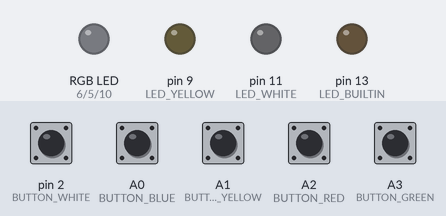
Recording of a sketch running on a simulated Arduino Uno, built with avr-gcc and run on an emulated ATmega328P. On the bench: an RGB LED mixed from three pins (HIGH = lit), output pins drawn as LEDs (lit = HIGH). The test bench sets the inputs (shaded band); at power-on: A0 (BUTTON_BLUE), A1 (BUTTON_YELLOW), A2 (BUTTON_RED), A3 (BUTTON_GREEN), pin 2 (BUTTON_WHITE) LOW.

Above: at 19.0 s.
19.1 s: pin 2 (BUTTON_WHITE) pulled HIGH for 0.15 s
At 19.17 s:
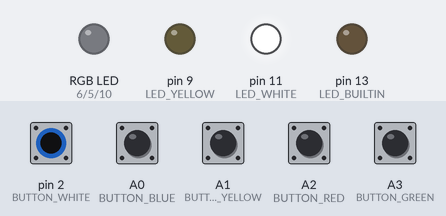
20.7 s: A0 (BUTTON_BLUE) pulled HIGH for 0.15 s
At 20.77 s:
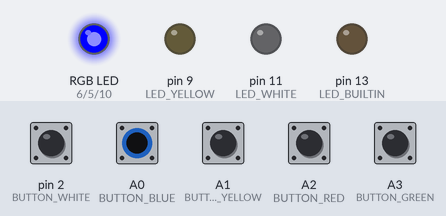
22.3 s: A1 (BUTTON_YELLOW) pulled HIGH for 0.15 s
At 22.37 s:
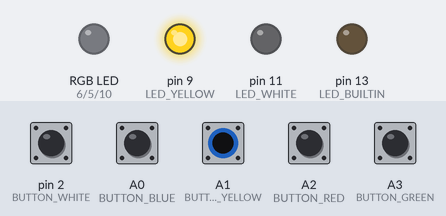
23.9 s: A2 (BUTTON_RED) pulled HIGH for 0.15 s
At 23.97 s:
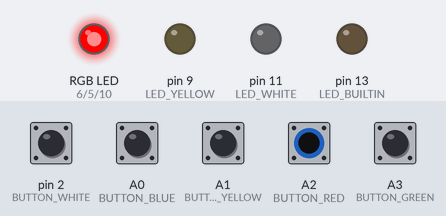
25.5 s: A3 (BUTTON_GREEN) pulled HIGH for 0.15 s
At 25.57 s:
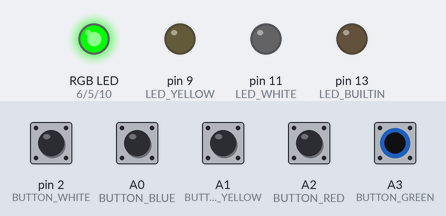
27.1 s: pin 2 (BUTTON_WHITE) driven HIGH and A0 (BUTTON_BLUE) driven HIGH
At 28.5 s:
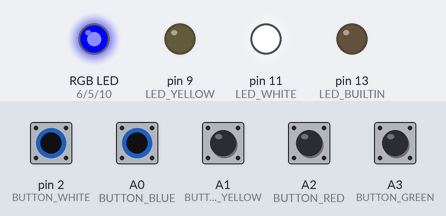
Timing chart, 0 to 29.6 s (numbered marks = the images above; inputs shaded):
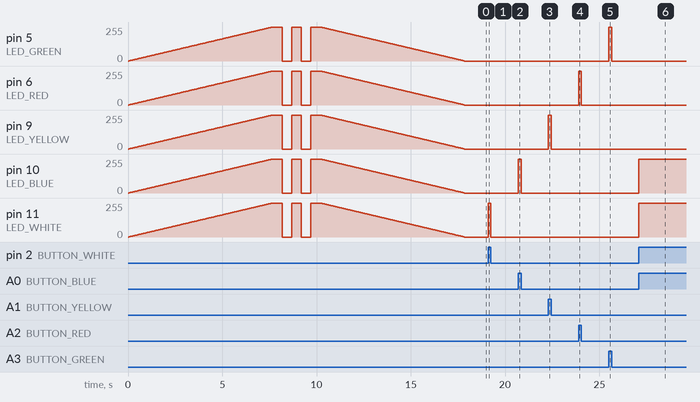

Measured:
- after the input at 19.1 s, pin 11 (LED_WHITE): 0/255 → 255/255 at once, → 0/255 0.15 s later
- after the input at 20.7 s, pin 10 (LED_BLUE): 0/255 → 255/255 at once, → 0/255 0.15 s later
- after the input at 22.3 s, pin 9 (LED_YELLOW): 0/255 → 255/255 at once, → 0/255 0.15 s later
- after the input at 23.9 s, pin 6 (LED_RED): 0/255 → 255/255 at once, → 0/255 0.15 s later
- after the input at 25.5 s, pin 5 (LED_GREEN): 0/255 → 255/255 at once, → 0/255 0.15 s later
- after the input at 27.1 s, pin 10 (LED_BLUE), pin 11 (LED_WHITE): 0/255 → 255/255 at once

The sketch:

CableCheck.ino
```cpp
// (licence header left out)
#define LED_WHITE   11
#define LED_BLUE    10
#define LED_YELLOW  9
#define LED_RED     6
#define LED_GREEN   5

#define BUTTON_WHITE    2
#define BUTTON_BLUE     A0
#define BUTTON_YELLOW   A1
#define BUTTON_RED      A2
#define BUTTON_GREEN    A3

void setup()
{
    pinMode(LED_BUILTIN, OUTPUT);
    //Leds configuration
    pinMode(LED_WHITE, OUTPUT);
    pinMode(LED_BLUE, OUTPUT);
    pinMode(LED_YELLOW, OUTPUT);
    pinMode(LED_RED, OUTPUT);
    pinMode(LED_GREEN, OUTPUT);
    //Buttons configuration
    pinMode(BUTTON_WHITE, INPUT);
    pinMode(BUTTON_BLUE, INPUT);
    pinMode(BUTTON_YELLOW, INPUT);
    pinMode(BUTTON_RED, INPUT);
    pinMode(BUTTON_GREEN, INPUT);

    fadeInOut();
}

void loop()
{
  if (digitalRead(BUTTON_WHITE) == HIGH)
  {
    digitalWrite(LED_WHITE, HIGH);
  }
  else
  {
    digitalWrite(LED_WHITE, LOW);
  }

  if (digitalRead(BUTTON_BLUE) == HIGH)
  {
    digitalWrite(LED_BLUE, HIGH);
  }
  else
  {
    digitalWrite(LED_BLUE, LOW);
  }

  if (digitalRead(BUTTON_YELLOW) == HIGH)
  {
    digitalWrite(LED_YELLOW, HIGH);
  }
  else
  {
    digitalWrite(LED_YELLOW, LOW);
  }

  if (digitalRead(BUTTON_RED) == HIGH)
  {
    digitalWrite(LED_RED, HIGH);
  }
  else
  {
    digitalWrite(LED_RED, LOW);
  }

  if (digitalRead(BUTTON_GREEN) == HIGH)
  {
    digitalWrite(LED_GREEN, HIGH);
  }
  else
  {
    digitalWrite(LED_GREEN, LOW);
  }
}

void fadeInOut()
{
    digitalWrite(LED_WHITE, LOW);
    digitalWrite(LED_BLUE, LOW);
    digitalWrite(LED_YELLOW, LOW);
    digitalWrite(LED_RED, LOW);
    digitalWrite(LED_GREEN, LOW);

    for(int i=0;i<256;i++)
    {
        analogWrite(LED_WHITE, i);
        analogWrite(LED_BLUE, i);
        analogWrite(LED_YELLOW, i);
        analogWrite(LED_RED, i);
        analogWrite(LED_GREEN, i);

        delay(30);
    }

    delay(500);

    digitalWrite(LED_WHITE, LOW);
    digitalWrite(LED_BLUE, LOW);
    digitalWrite(LED_YELLOW, LOW);
    digitalWrite(LED_RED, LOW);
    digitalWrite(LED_GREEN, LOW);

    delay(500);

    digitalWrite(LED_WHITE, HIGH);
    digitalWrite(LED_BLUE, HIGH);
    digitalWrite(LED_YELLOW, HIGH);
    digitalWrite(LED_RED, HIGH);
    digitalWrite(LED_GREEN, HIGH);

    delay(500);

    digitalWrite(LED_WHITE, LOW);
    digitalWrite(LED_BLUE, LOW);
    digitalWrite(LED_YELLOW, LOW);
    digitalWrite(LED_RED, LOW);
    digitalWrite(LED_GREEN, LOW);

    delay(500);

    digitalWrite(LED_WHITE, HIGH);
    digitalWrite(LED_BLUE, HIGH);
    digitalWrite(LED_YELLOW, HIGH);
    digitalWrite(LED_RED, HIGH);
    digitalWrite(LED_GREEN, HIGH);

    delay(500);

    for(int i=255;i>-1;i--)
    {
        analogWrite(LED_WHITE, i);
        analogWrite(LED_BLUE, i);
        analogWrite(LED_YELLOW, i);
        analogWrite(LED_RED, i);
        analogWrite(LED_GREEN, i);

        delay(30);
    }

    digitalWrite(LED_WHITE, LOW);
    digitalWrite(LED_BLUE, LOW);
    digitalWrite(LED_YELLOW, LOW);
    digitalWrite(LED_RED, LOW);
    digitalWrite(LED_GREEN, LOW);
}
```
